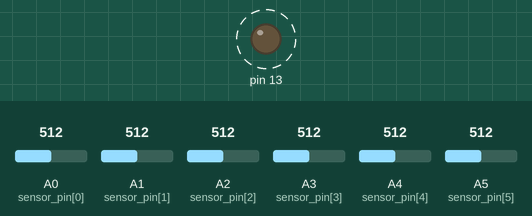
Simulated run of this sketch. Board: Arduino Uno, built with avr-gcc and run on an emulated ATmega328P. Parts: output pins drawn as LEDs (lit = HIGH). Dashed ring = blinking. The inputs (shaded band) are chosen by the test bench; at power-on: A0 (sensor_pin[0]) = 512, A1 (sensor_pin[1]) = 512, A2 (sensor_pin[2]) = 512, A3 (sensor_pin[3]) = 512, A4 (sensor_pin[4]) = 512, A5 (sensor_pin[5]) = 512. Pins used as bus, display or sensor lines are not drawn; what the sketch prints to the serial monitor is not drawn.

Above: at 1.2 s.
1.3 s: A0 (sensor_pin[0]) set to 105
2.9 s: A0 (sensor_pin[0]) set to 90
Timing chart, 0 to 11.9 s (numbered marks = the images above; inputs shaded):
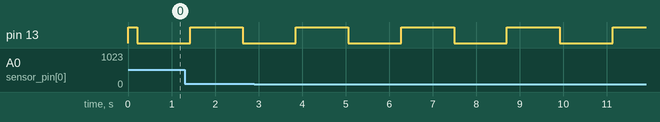

Measured:
- by itself, pin 13: alternates HIGH for 1.2 s and LOW for 1.2 s

The sketch:

arduino_src.ino
```cpp
const int sensor_pin[6] = { A0, A1, A2, A3, A4, A5};
const int sensor_ctl_pin[3] = { 8, 9, 10};
int sensor_value[3][6];
int template_;
int L13_sta;
int isSend;

void setup() {
  // put your setup code here, to run once:

  L13_sta = HIGH;
  pinMode(13, OUTPUT);
  digitalWrite(13, L13_sta);

  for( int i=0; i<3; ++i ){
    pinMode( sensor_ctl_pin[i], OUTPUT);
    digitalWrite( sensor_ctl_pin[i], HIGH);
  }

  for( int i=0; i<6; ++i ){
    pinMode( sensor_pin[i], INPUT);
  }

  Serial.begin(9600);
  Serial.println("start...");
}

void loop() {
  // put your main code here, to run repeatedly:

  for( int i=0; i<3; ++i ){

    digitalWrite( sensor_ctl_pin[i], LOW);
    delay(10); // トランジスタの安定待ち

    for( int j=0; j<6; ++j ){

      template_ = analogRead( sensor_pin[j] );
      if( template_ < 100 ) template_= 0;
      else  template_ = 1;
      sensor_value[i][j] = template_;
      delay(10);
    }

    digitalWrite( sensor_ctl_pin[i], HIGH);
  }

  // 物体があるかの確認
  isSend = false;
  for( int i=0; i<3; ++i ){
    for( int j=0; j<6; ++j ){
      if( sensor_value[i][j] == 0 ) isSend = true;
    }
  }

  // 物体がある場合のみ結果表示
  if( isSend == true ){
    Serial.print("5,");
    for( int i=0; i<3; ++i ){
      Serial.print(sensor_value[i][0]);
      Serial.print(",");
      Serial.print(sensor_value[i][1]);
      Serial.print(",");
      Serial.print(sensor_value[i][2]);
      Serial.print(",");
      Serial.print(sensor_value[i][3]);
      Serial.print(",");
      Serial.print(sensor_value[i][4]);
      Serial.print(",");
      Serial.print(sensor_value[i][5]);
      Serial.print(",");
    }
    Serial.println("6");
  }

  // マイコンが暴走していないかの確認LED
  if( L13_sta == HIGH ) L13_sta = LOW;
  else  L13_sta = HIGH;
  digitalWrite(13, L13_sta);

  delay(1000);
}
```
